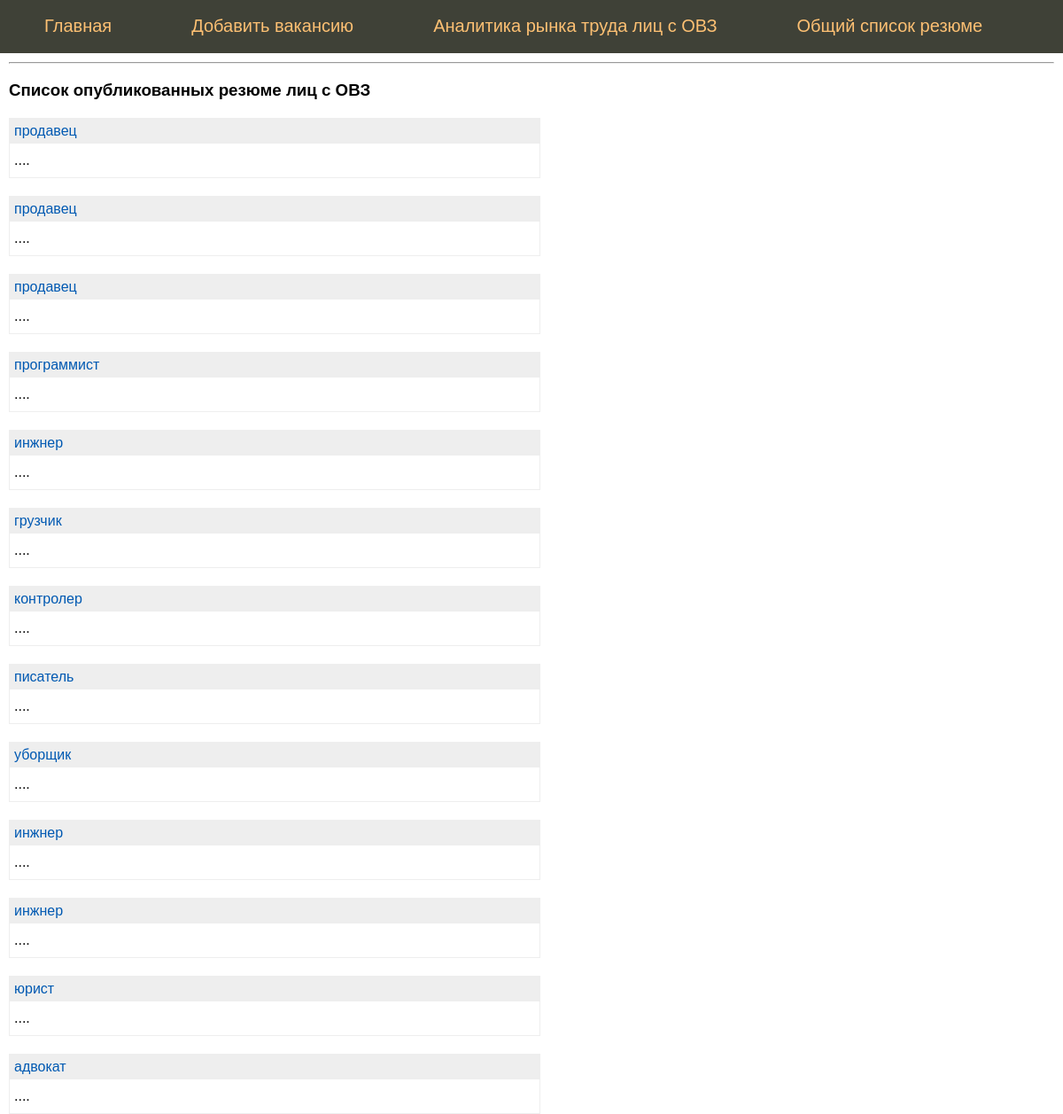
The app's page /resume_list with its own data.
### tables this page shows
CREATE TABLE mainmenu (
id integer PRIMARY KEY AUTOINCREMENT,
title text NOT NULL,
url text NOT NULL
);

CREATE TABLE "resume" (
	"id"	INTEGER NOT NULL UNIQUE,
	"age"	INTEGER NOT NULL,
	"gender"	TEXT NOT NULL,
	"city"	TEXT NOT NULL,
	"education_level"	TEXT NOT NULL,
	"profession"	TEXT NOT NULL,
	"restriction_type"	TEXT NOT NULL,
	"description"	TEXT NOT NULL,
	"desired_salary"	INTEGER,
	"sending_date_month"	TEXT,
	"schedule"	TEXT,
	"resume_type"	TEXT,
	PRIMARY KEY("id" AUTOINCREMENT)
);

### flsite.py (the view)
@app.route("/resume_list")
def resumeList():
    db = get_db()
    dbase = FDataBase(db)
    return render_template('resume_list.html',
                           menu=dbase.getMenu(),
                           resume=dbase.getResumeAnonce())

### FDataBase.py (called while the page is built)
    def getMenu(self):
        sql = '''SELECT * FROM mainmenu'''
        try:
            self.__cur.execute(sql)
            res = self.__cur.fetchall()
            if res: return res
        except:
            print("Ошибка чтения из БД")
        return []

    def getResumeAnonce(self):
        try:
            self.__cur.execute(f"SELECT id, profession, description FROM resume")
            res = self.__cur.fetchall()
            if res: return res
        except sqlite3.Error as e:
            print("Ошибка получения вакансии из БД "+str(e))
        return []

### flsite.py (called while the page is built)
def connect_db():
    conn = sqlite3.connect(app.config['DATABASE'])
    conn.row_factory = sqlite3.Row # Записи из БД представлены не в виде кортежей, а в виде словаря
    return conn

def get_db():
    if not hasattr(g, 'link_db'):
        g.link_db = connect_db()
    return g.link_db

### templates/resume_list.html
{% extends 'base.html' %}
{% block content %}
{{ super() }}
<hr>
<h3>Список опубликованных резюме лиц с ОВЗ</h3>
<ul class="list-posts">
{% for p in resume %}
<li>
<p class="title"><a href="{{ url_for('showResume', id_resume=p.id)}}">{{p.profession}}</a></p>
<p class="annonce">{{ p.description[:50] | striptags  }}....</p>
</li>
{% endfor %}
</ul>
{% endblock %}

### templates/base.html (shortened to what this page needs)
<!DOCTYPE html>
<html>
<head>
</head>
<body>
{% block content %}
	{% block mainmenu %}
		<ul class="mainmenu">
			{% for p in menu %}
			<li><a href="{{p.url}}">{{p.title}}</a></li>
			{% endfor %}
		</ul>
	{% endblock mainmenu %}
	<div class="content">
{% endblock %}
</div>
</body>
</html>

### templates/base.html (style rules this page uses)
html, body { font-family: 'Arial'; margin: 0; padding 0; height: 100%; width: 100%; }
a { color: #0059b2; text-decoration: none; }
ul.mainmenu { list-style: none; background: #3F4137; height: 60px; margin: 0; padding: 0; color: #fdc073; font-size: 20px; overflow: hidden; }
ul.mainmenu li { float: left; margin: 18px 40px 0 50px; }
ul.mainmenu li a { color: #fdc073; text-decoration: none; }
div.content { margin: 10px; }
ul.list-posts { list-style: none; margin: 0; padding: 0; max-width: 600px; }
ul.list-posts li { margin: 20px 0 0 0; border: 1px solid #eee; }
ul.list-posts .title { margin: 0; padding: 5px; background: #eee; }
ul.list-posts .annonce { margin: 0; padding: 10px 5px 10px 5px; }

### records on screen
mainmenu: title "Главная"
mainmenu: title "Добавить вакансию"
mainmenu: title "Аналитика рынка труда лиц с ОВЗ"
mainmenu: title "Общий список резюме"
resume: profession "продавец"
resume: profession "продавец"
resume: profession "продавец"
resume: profession "программист"
resume: profession "инжнер"
resume: profession "грузчик"
resume: profession "контролер"
resume: profession "писатель"
resume: profession "уборщик"
resume: profession "инжнер"
resume: profession "инжнер"
resume: profession "юрист"
resume: profession "адвокат"
